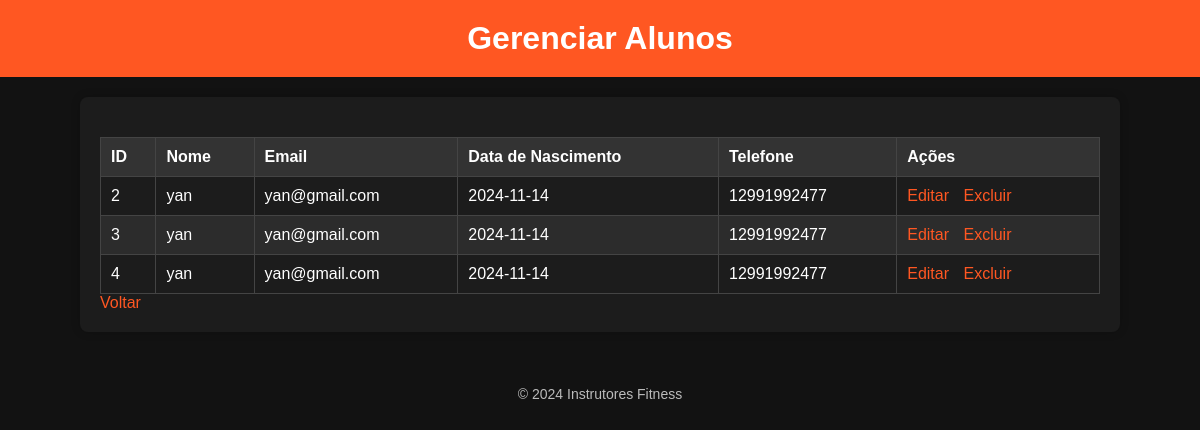
/pageInstrutor/gerenciar_alunos.php (signed in), run on the app's committed database.
### tables this page shows
CREATE TABLE `alunos` (
  `id` int(11) NOT NULL,
  `nome` varchar(250) NOT NULL,
  `email` varchar(250) NOT NULL,
  `telefone` varchar(11) NOT NULL,
  `fk_id_instrutor` int(11) NOT NULL,
  `senha` varchar(250) NOT NULL,
  `data_nasc` varchar(20) NOT NULL
);

### pageInstrutor/gerenciar_alunos.php (the view, shortened to what this page needs)
<?php
include '../CRUD/conexao.php';
$idInstrutor = $_SESSION['dados']['id'];
$sql = "SELECT * FROM alunos WHERE fk_id_instrutor= ?";
$stmt = $conexao->prepare($sql);
$stmt->bind_param("i", $idInstrutor);
$stmt->execute();
$resultado = $stmt->get_result();
?>
<!DOCTYPE html>
<html lang="pt-br">
<head>
</head>
<body>
    <header>
        <h1>Gerenciar Alunos</h1>
    </header>
    <main>
        <table>
            <thead>
                <tr>
                    <th>ID</th>
                    <th>Nome</th>
                    <th>Email</th>
                    <th>Data de Nascimento</th>
                    <th>Telefone</th>
                    <th>Ações</th>
                </tr>
            </thead>
            <tbody>
                <?php while ($aluno = $resultado->fetch_assoc()) : ?>
                    <tr>
                        <td><?php echo $aluno['id']; ?></td>
                        <td><?php echo htmlspecialchars($aluno['nome']); ?></td>
                        <td><?php echo htmlspecialchars($aluno['email']); ?></td>
                        <td><?php echo $aluno['data_nasc']; ?></td>
                        <td><?php echo $aluno['telefone']; ?></td>
                        <td>
                            <a href="editar_aluno.php?id=<?php echo $aluno['id']; ?>">Editar</a>
                            <a href="excluir_aluno.php?id=<?php echo $aluno['id']; ?>">Excluir</a>
                        </td>
                    </tr>
                <?php endwhile; ?>
            </tbody>
        </table>
        <a href="dashboard_instrutor.php">Voltar</a>
    </main>
    <footer>
        <p>&copy; 2024 Instrutores Fitness</p>
    </footer>
</body>
</html>

### pageInstrutor/gerenciar_alunos.php (style rules this page uses)
body { font-family: Arial, sans-serif; background-color: #121212; color: white; margin: 0; padding: 0; display: flex; flex-direction: column; align-items: center; }
header { background-color: #FF5722; color: white; padding: 20px; width: 100%; text-align: center; }
header h1 { margin: 0; }
main { max-width: 1000px; width: 100%; margin: 20px auto; background: #1c1c1c; padding: 20px; border-radius: 8px; box-shadow: 0 0 10px rgba(0, 0, 0, 0.2); }
table { width: 100%; border-collapse: collapse; margin-top: 20px; }
table, th, td { border: 1px solid #444; }
th, td { padding: 10px; text-align: left; }
th { background-color: #333; }
tr:nth-child(even) { background-color: #2c2c2c; }
a { color: #FF5722; text-decoration: none; margin-right: 10px; }
footer { margin-top: 20px; font-size: 14px; color: #bbb; }

### data on the page
alunos: id "2", nome "yan", email "yan@gmail.com", data_nasc "2024-11-14", telefone "12991992477"
alunos: id "3", nome "yan", email "yan@gmail.com", data_nasc "2024-11-14", telefone "12991992477"
alunos: id "4", nome "yan", email "yan@gmail.com", data_nasc "2024-11-14", telefone "12991992477"
